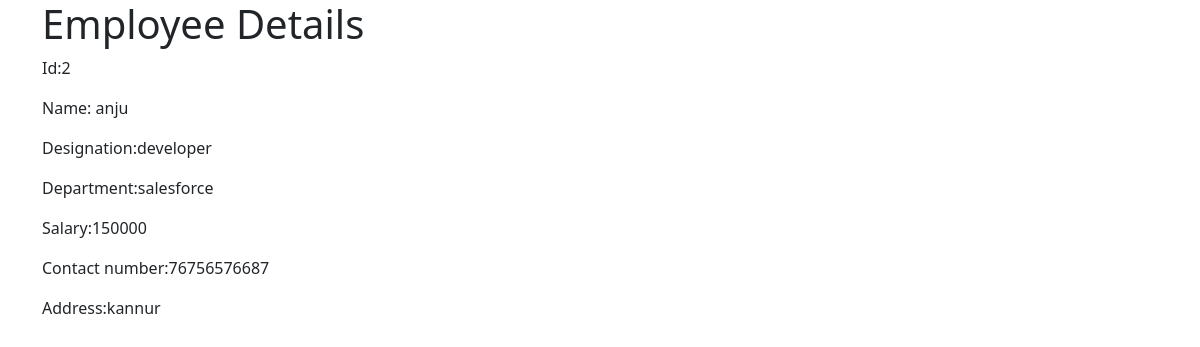
The app's page /employee/2/ with its own data.
### myapp/models.py (models this page shows)
class Employee(models.Model):
    name=models.CharField(max_length=200)
    designation=models.CharField(max_length=200)
    department=models.CharField(max_length=200)
    salary=models.PositiveIntegerField()
    contact=models.CharField(max_length=200)
    address=models.CharField(max_length=200)

### myapp/views.py (the view)
# urls.py: path('employee/<int:pk>/',views.EmployeeDetailView.as_view(),name='employee-detail'),
class EmployeeDetailView(View):
    def get(self,request,*args,**kwargs):
        id=kwargs.get("pk")
        qs=Employee.objects.get(id=id)
        return render(request,'employee_detail.html',{'employee':qs})

### myapp/templates/employee_detail.html (shortened to what this page needs)
<!DOCTYPE html>
<html lang="en">
<head>
    <link href="https://cdn.jsdelivr.net/npm/bootstrap@5.0.2/dist/css/bootstrap.min.css" rel="stylesheet">
</head>
<body>
    <div class="container">
        <h1>Employee Details</h1>
        <div class="row">
            <div class="col-8">
                <p>Id:{{employee.id}}</p>
                <p>Name: {{employee.name}}</p>
                <p>Designation:{{employee.designation}}</p>
                <p>Department:{{employee.department}}</p>
                <p>Salary:{{employee.salary}}</p>
                <p>Contact number:{{employee.contact}}</p>
                <p>Address:{{employee.address}}</p>
            </div>
        </div>
    </div>
</body>
</html>

### records on screen
Employee: id "2", name "anju", designation "developer", department "salesforce", salary "150000", contact "76756576687", address "kannur"
